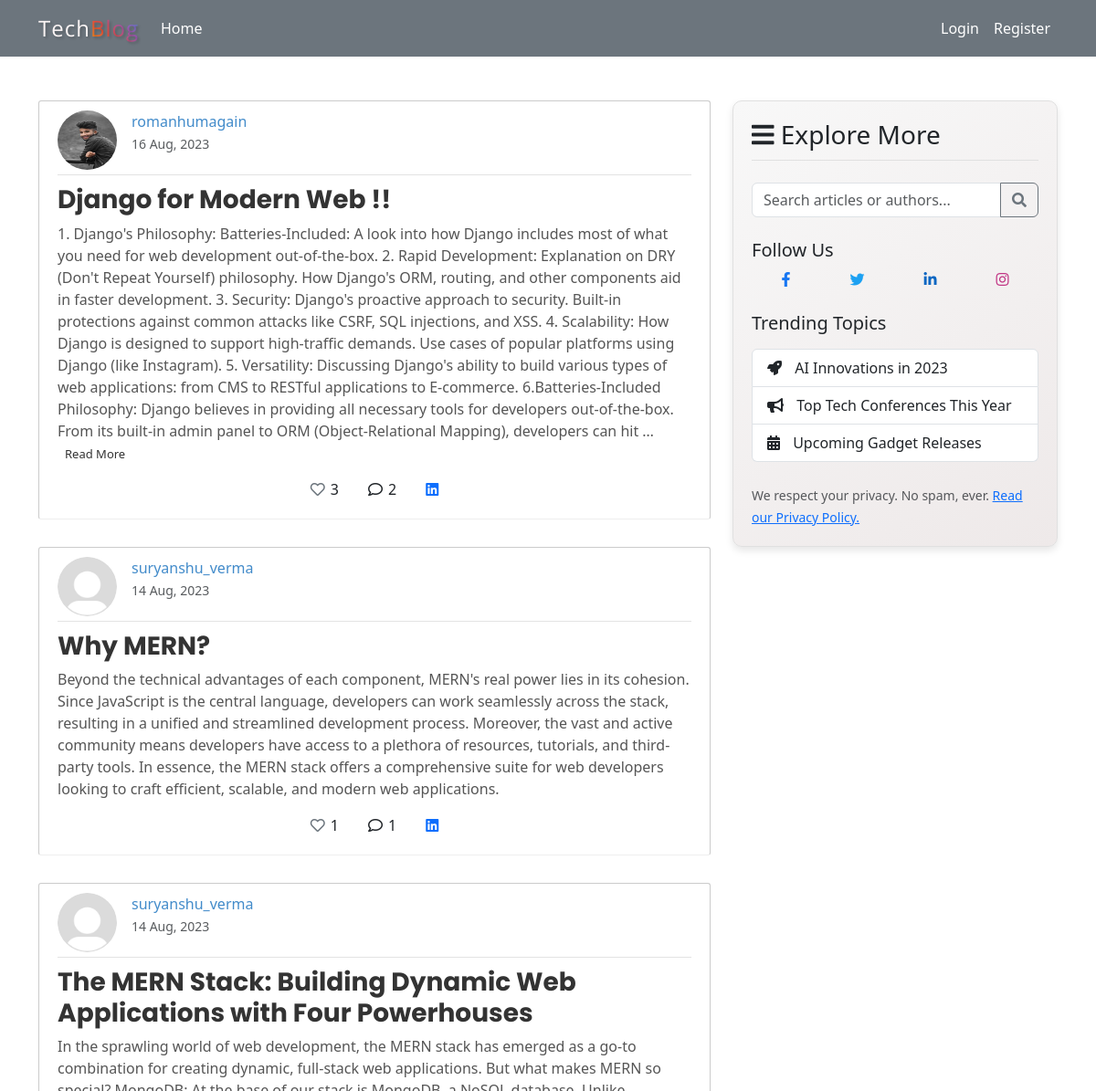
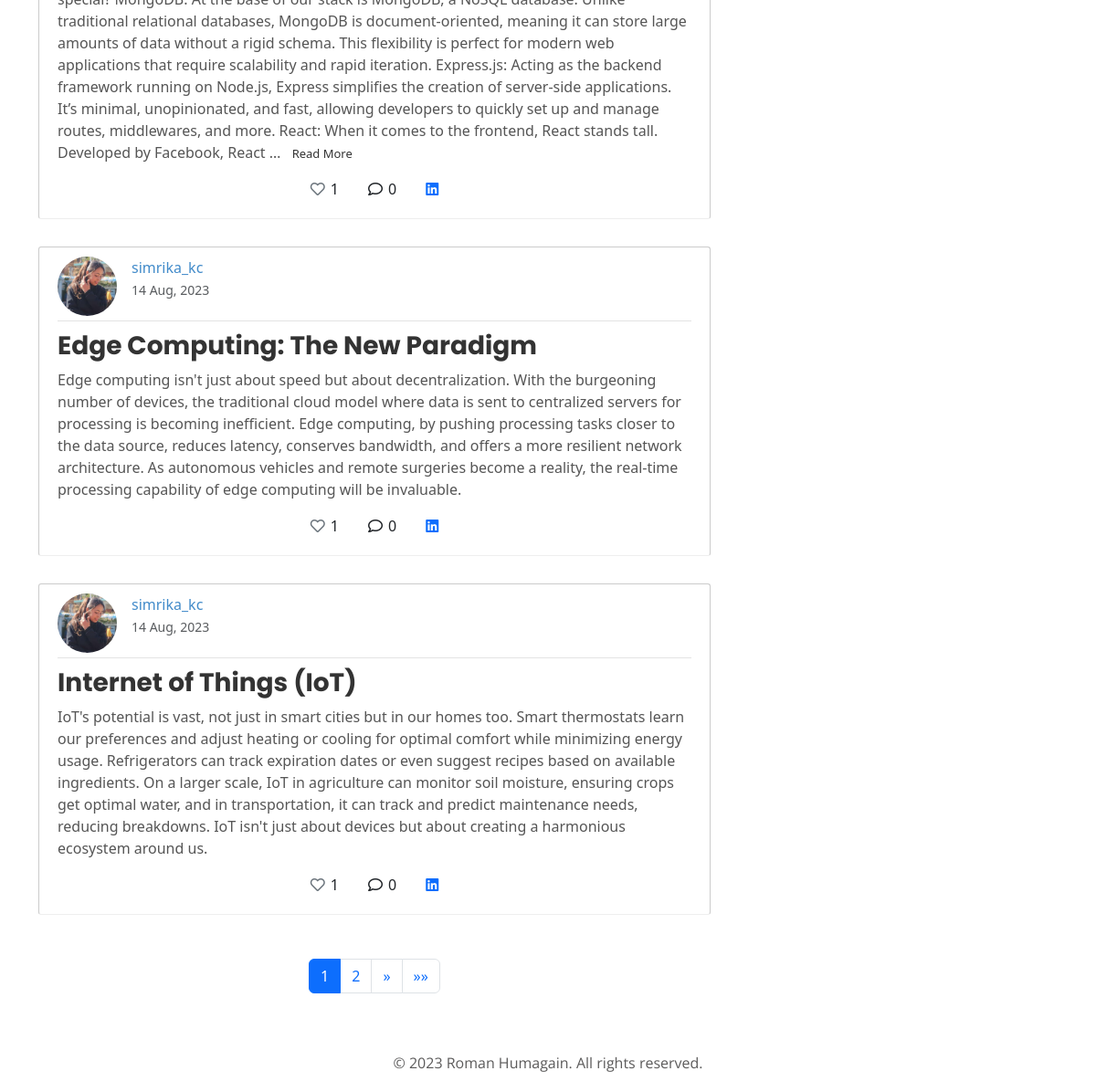
The app's page /, older data (2 pictures, top to bottom).
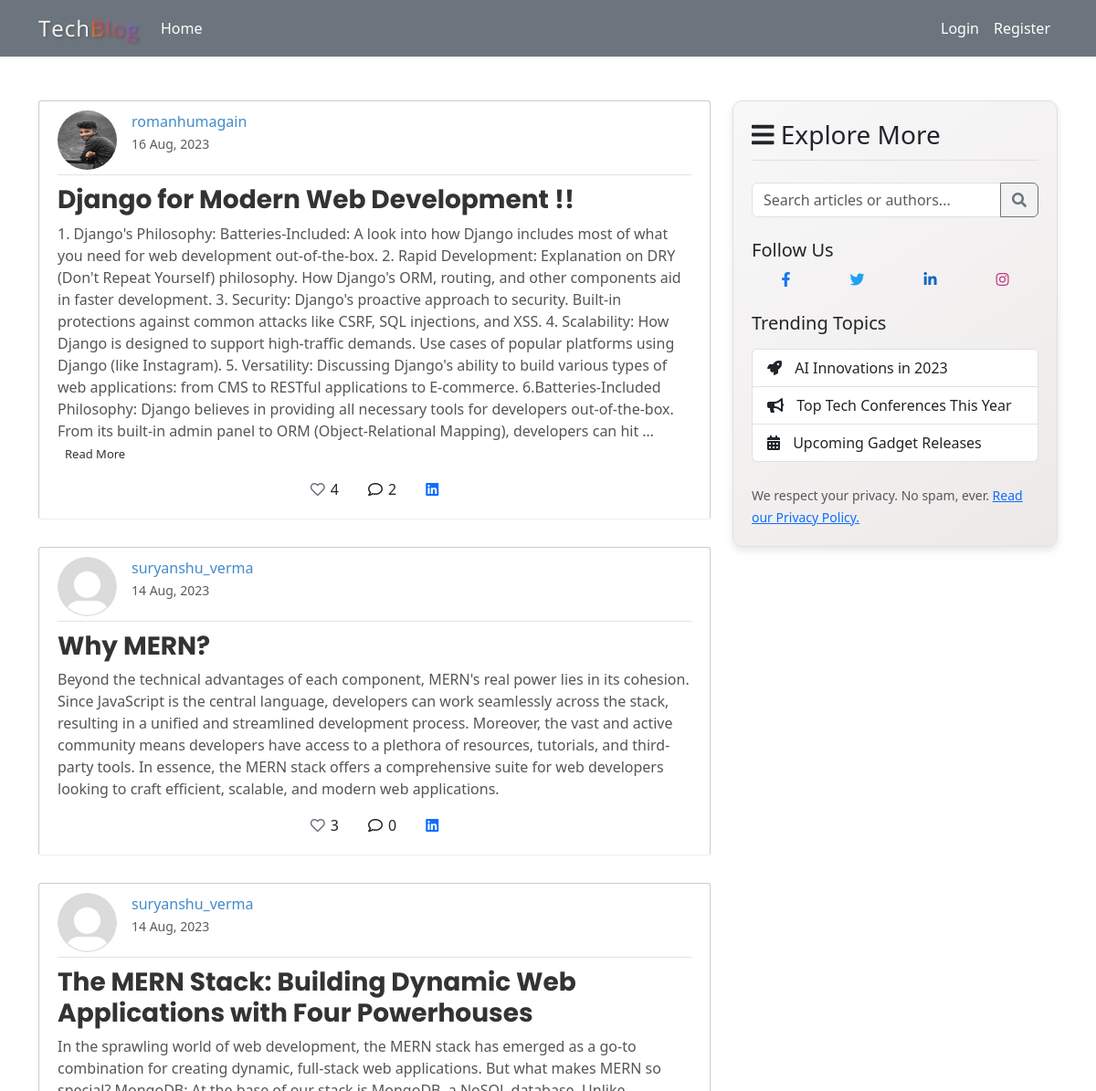
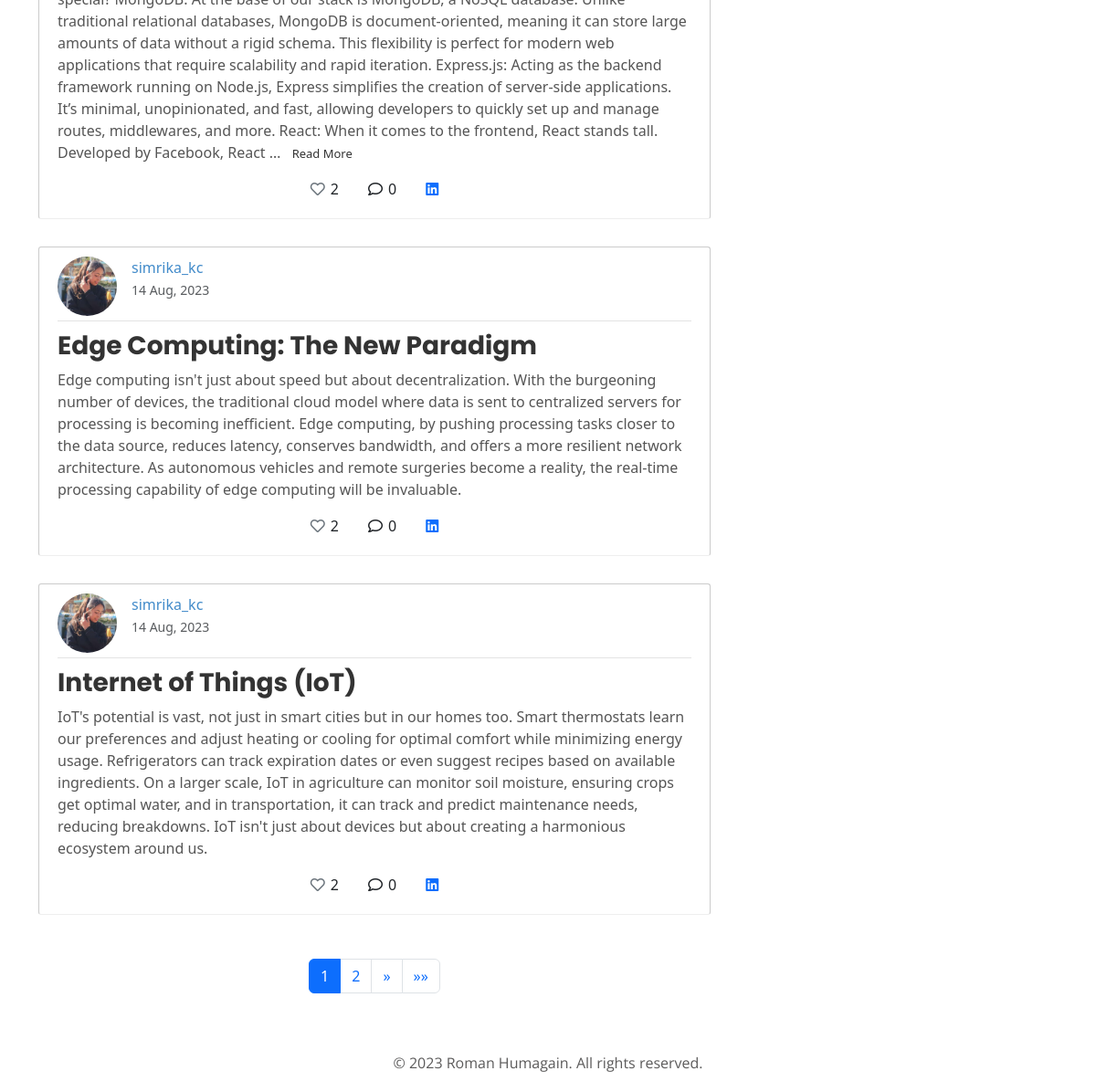
The same page, newer data (2 pictures, top to bottom).
### Blog/models.py (models this page shows, shortened)
class BlogPost(models.Model):
  author = models.ForeignKey(User , on_delete=models.CASCADE , related_name='posts')
  slug = models.SlugField(null=True,unique=True)
  title = models.CharField(max_length=100)
  content = models.TextField()
  date_posted = models.DateTimeField(default = timezone.now)
  likes_count = models.IntegerField(null=True, default=0)
  def get_absolute_url(self):
    return reverse('post-details' , kwargs={'slug':self.slug})

### Users/models.py (models this page shows, shortened)
class Profile(models.Model):
    user = models.OneToOneField(User, on_delete=models.CASCADE)
    previous_logged_in_date = models.DateTimeField(null=True , blank=True)
    slug = models.SlugField(null=True,unique=True)
    profile_pic = models.ImageField(default='profile_pics/default.jpg', upload_to='profile_pics')
    bio = models.TextField(null=True, default=None)
    follower_count = models.IntegerField(null=True, default=0)
    following = models.ManyToManyField('self' , through = 'Follow' , related_name='followers' , symmetrical=False)

### Blog/views.py (the view)
# urls.py: path('' , PostListView.as_view() , name="blog-home"),
class PostListView(ListView):
    model = BlogPost
    template_name = 'blog/home.html'
    context_object_name = 'posts'
    ordering = ['-date_posted']
    paginate_by = 5
    def get_queryset(self):
        queryset = super().get_queryset()
        search = self.request.GET.get('search')
        if search:
            queryset = queryset.filter(Q(title__icontains=search)|
                                       Q(content__icontains=search)|
                                       Q(author__username__icontains=search))
        return queryset
    def get_context_data(self, **kwargs):
        context = super().get_context_data(**kwargs)
        if self.request.user.is_authenticated:
            user_liked_post_ids = Like.objects.filter(user=self.request.user).values_list('post__id', flat=True)
            context['user_liked_post_ids'] = list(user_liked_post_ids)
        return context

### Blog/templates/blog/home.html (shortened to what this page needs)
{% extends 'blog/base.html' %}
{% load static %}
{% block search_bar %}
<form autocomplete="off">
    <div class="input-group mb-4">
        <input type="text" class="form-control" name="search" placeholder="Search articles or authors..."
            aria-label="Search">
        <button class="btn btn-outline-secondary" type="submit" id="search-button"><i
                class="fas fa-search"></i></button>
    </div>
</form>
{% endblock %}
{% block body %}
{% for post in posts %}
<article class="media content-section">
    <div class="media-body">
        <div class="article-metadata d-flex align-items-start">
            <img class="rounded-circle article-img mr-3 mb-1" src="{{ post.author.profile.profile_pic.url }}"
                style="width: 65px; height: 65px;">
            <div>
                {% if user.profile.slug == post.author.profile.slug %}
                <a href="{% url 'user_profile' %}" class="d-block font-weight-bold">
                    {{ post.author }}
                </a>
                {% else %}
                <a href="{% url 'user-profile-details' post.author.profile.slug  %}" class="d-block font-weight-bold">
                    {{post.author }}
                </a>
                {% endif %}
                <small class="text-muted">{{ post.date_posted|date:"j M, Y" }}</small>
            </div>
        </div>
        <h3 class="mt-2"><a class="article-title" href="{% url 'post-details' post.slug %}">{{ post.title }}</a></h3>
        <p class="article-content" style="display: inline;">{{ post.content|truncatewords:120 }}</p>
        {% if post.content|wordcount > 120 %}
        <a href="{% url 'post-details' post.slug %}" class="read-more-link">Read More</a>
        {% endif %}
    </div>
    <div class="icons-container d-flex justify-content-center align-items-center mt-3">
        <a href="{% url 'like_post' post.id %}"
            class="icon-link like-btn d-flex align-items-center mx-3 text-decoration-none" data-post-id="{{ post.id }}">
            <i class="{% if post.id in user_liked_post_ids %}fas fa-heart text-danger{% else %}far fa-heart text-secondary {% endif %}"></i>
            <span class="icon-count ml-2 text-dark">{{ post.likes_count }}</span>
        </a>
        <a href="{% url 'post-details' post.slug  %}#comments"
            class="icon-link comment-icon d-flex align-items-center mx-3 text-decoration-none">
            <i class="far fa-comment text-dark" ></i>
            <span class="icon-count ml-2 text-dark">{{ post.blogcomment_set.count }}</span>
        </a>
        <a href="https://www.linkedin.com/shareArticle?mini=true&url={{ request.build_absolute_uri|add:post.get_absolute_url }}&title={{ post.title }}"
            target="_blank" class="icon-link d-flex align-items-center mx-3 text-decoration-none">
            <i class="fab fa-linkedin text-primary"></i>
        </a>
    </div>
</article>
{% endfor %}
<div class="container mt-5">
    <nav aria-label="Page navigation">
        <ul class="pagination justify-content-center">
            {% if is_paginated %}
            {% for num in page_obj.paginator.page_range %}
            {% if page_obj.number == num %}
            <li class="page-item active">
                <span class="page-link">{{ num }}</span>
            </li>
            {% elif num > page_obj.number|add:'-2' and num < page_obj.number|add:'2' %} <li class="page-item">
                <a class="page-link" href="?page={{ num }}">{{ num }}</a>
                </li>
                {% endif %}
                {% endfor %}
                {% if page_obj.has_next %}
                <li class="page-item">
                    <a class="page-link" href="?page={{ page_obj.next_page_number }}" aria-label="Next"><span
                            aria-hidden="true">&raquo;</span></a>
                </li>
                <li class="page-item">
                    <a class="page-link" href="?page={{ page_obj.paginator.num_pages }}" aria-label="Last"><span
                            aria-hidden="true">&raquo;&raquo;</span></a>
                </li>
                {% endif %}
                {% endif %}
        </ul>
    </nav>
</div>
{% endblock body %}

### Blog/templates/blog/base.html (shortened to what this page needs)
{% load static %}
<!doctype html>
<html lang="en">
<head>
    <link rel="stylesheet" type="text/css" href="{% static 'blog/css/base.css' %}">
    <link rel="stylesheet" href="https://cdnjs.cloudflare.com/ajax/libs/font-awesome/5.15.4/css/all.min.css">
    <link href="https://cdn.jsdelivr.net/npm/bootstrap@5.3.1/dist/css/bootstrap.min.css" rel="stylesheet"
>
</head>
<body>
    <nav class="navbar navbar-expand-lg navbar-light bg-secondary text-white">
        <div class="container">
            <a class="navbar-brand" href="/">
                <span class="logo-text">Tech<span class="logo-highlight">Blog</span></span>
            </a>
            <div class="collapse navbar-collapse" id="navbarNavAltMarkup">
                <div class="navbar-nav mr-auto">
                    <a class="nav-link text-white active" aria-current="page" href="{% url 'blog-home' %}">Home</a>
                </div>
                <div class="navbar-nav ms-auto ">
                    {% if user.is_authenticated %}
                    <a class="nav-item nav-link text-white" href="{% url 'post-create' %}">Post Blog</a>
                    <a class="nav-item nav-link text-white" href="{% url 'user_profile' %}">Profile</a>
                    <a class="nav-item nav-link text-white" href="{% url 'logout_user' %}">Logout</a>
                    <span class="nav-item nav-link d-none d-md-inline-block user-badge">
                        <i class="fas fa-user"></i> {{ user.username }}
                    </span>
                    {% else %}
                    <a class="nav-item nav-link text-white" href="{% url 'login_user' %}">Login</a>
                    <a class="nav-item nav-link text-white" href="{% url 'register_user' %}">Register</a>
                    {% endif %}
                </div>
            </div>
        </div>
    </nav>
    <main role="main" class="container my-5">
        <div class="row">
            <div class="col-md-8 order-last order-md-1">
                {% block body %}{% endblock %}
            </div>
            <div class="col-md-4 order-first order-md-2 d-none d-md-inline-block">
                <div class="content-section stylish-sidebar">
                    <h3 class="mb-4"><i class="fas fa-bars"></i> Explore More</h3>
                    {% block search_bar %}
                    {% endblock %}
                    <div class="mb-4">
                        <h5>Follow Us</h5>
                        <div class="d-flex justify-content-around">
                            <a href="#" class="text-decoration-none">
                                <i class="fab fa-facebook-f" style="color: #1877F2;"></i>
                            </a>
                            <a href="#" class="text-decoration-none">
                                <i class="fab fa-twitter" style="color: #1DA1F2;"></i>
                            </a>
                            <a href="#" class="text-decoration-none">
                                <i class="fab fa-linkedin-in" style="color: #0A66C2;"></i>
                            </a>
                            <a href="#" class="text-decoration-none">
                                <i class="fab fa-instagram" style="color: #C13584;"></i>
                            </a>
                        </div>
                    </div>
                    <h5 class="mb-3">Trending Topics</h5>
                    <ul class="list-group mb-4">
                        <li class="list-group-item list-group-item-action">
                            <i class="fas fa-rocket"></i> AI Innovations in 2023
                        </li>
                        <li class="list-group-item list-group-item-action">
                            <i class="fas fa-bullhorn"></i> Top Tech Conferences This Year
                        </li>
                        <li class="list-group-item list-group-item-action">
                            <i class="fas fa-calendar-alt"></i> Upcoming Gadget Releases
                        </li>
                    </ul>
                    <small class="text-muted">
                        We respect your privacy. No spam, ever. <a href="#" class="text-primary">Read our Privacy Policy.</a>
                    </small>
                </div>
            </div>
        </div>
    </main>
    <footer>
        &copy; 2023 Roman Humagain. All rights reserved.
    </footer>
</body>
</html>

### Blog/static/blog/css/base.css (style rules this page uses)
body { font-family: 'Nunito', sans-serif; background-color: #fff; color: #333; }
.logo-text { font-family: 'Open Sans', sans-serif; font-size: 24px; letter-spacing: 1px; position: relative; color: #fbf5f5; text-shadow: 2px 2px 3px rgba(0,0,0,0.2); transition: all 0.3s; }
.logo-highlight { font-size: 24px; color: transparent; background: linear-gradient(45deg, #F39C12, #E74C3C, #9B59B6, #3498DB); -webkit-background-clip: text; background-clip: text; animation: colors 5s infinite alternate; }
.content-section { background: #ffffff; padding: 10px 20px; border: 1px solid #cbcbcb; border-radius: 3px; margin-bottom: 20px; }
.article-title { color: #444444; text-decoration: none; }
.article-img { height: 65px; width: 65px; margin-right: 16px; }
.article-metadata { padding-bottom: 1px; margin-bottom: 4px; border-bottom: 1px solid #e3e3e3; text-decoration: none; }
.article-metadata a { font-weight: normal; color: #428bca; text-decoration: none; }
.article-title { font-family: 'Poppins', sans-serif; font-weight: 700; color: #333; text-decoration: none; margin-top: 10px; display: block; }
.article-content { font-size: 16px; line-height: 1.5; color: #555; margin-top: 20px; }
.article-content { white-space: pre-line; }
.media.content-section { margin-bottom: 30px; border-bottom: 1px solid #eee; padding-bottom: 20px; }
footer { color: #5c5b5b; font-family: 'Open Sans', sans-serif; font-size: 16px; text-align: center; padding-bottom: 20px; }
.text-muted { font-weight: lighter; }
.stylish-sidebar { border: 1px solid #e0e0e0; box-shadow: 0 4px 8px rgba(0, 0, 0, 0.1); border-radius: 10px; padding: 20px; background: linear-gradient(145deg, #f8f8f8, #eee9e9); }
.stylish-sidebar h3 { border-bottom: 1px solid #e0e0e0; padding-bottom: 10px; margin-bottom: 20px; }
.list-group-item-action { transition: all 0.3s; }
.list-group-item-action i { margin-right: 10px; }
.read-more-link { text-decoration: none; color: #333; position: relative; margin-left: 8px; transition: color 0.3s; font-size: small; }
.read-more-link::after { content: ''; position: absolute; bottom: 0; left: 0; width: 0; height: 1px; background: #333; transition: width 0.4s; }

Row changes from the older to the newer data that the page shows:
changed BlogPost "romanhumagain": title "Django for Modern Web !!" → "Django for Modern Web Development !!"; likes_count "3" → "4"
changed BlogPost "Why MERN?": likes_count "1" → "3"; blogcomment_set.count "1" → "0"
changed BlogPost "The MERN Stack: Building Dynamic Web Applications with Four Powerhouses": likes_count "1" → "2"
changed BlogPost "Edge Computing: The New Paradigm": likes_count "1" → "2"
changed BlogPost "Internet of Things (IoT)": likes_count "1" → "2"
